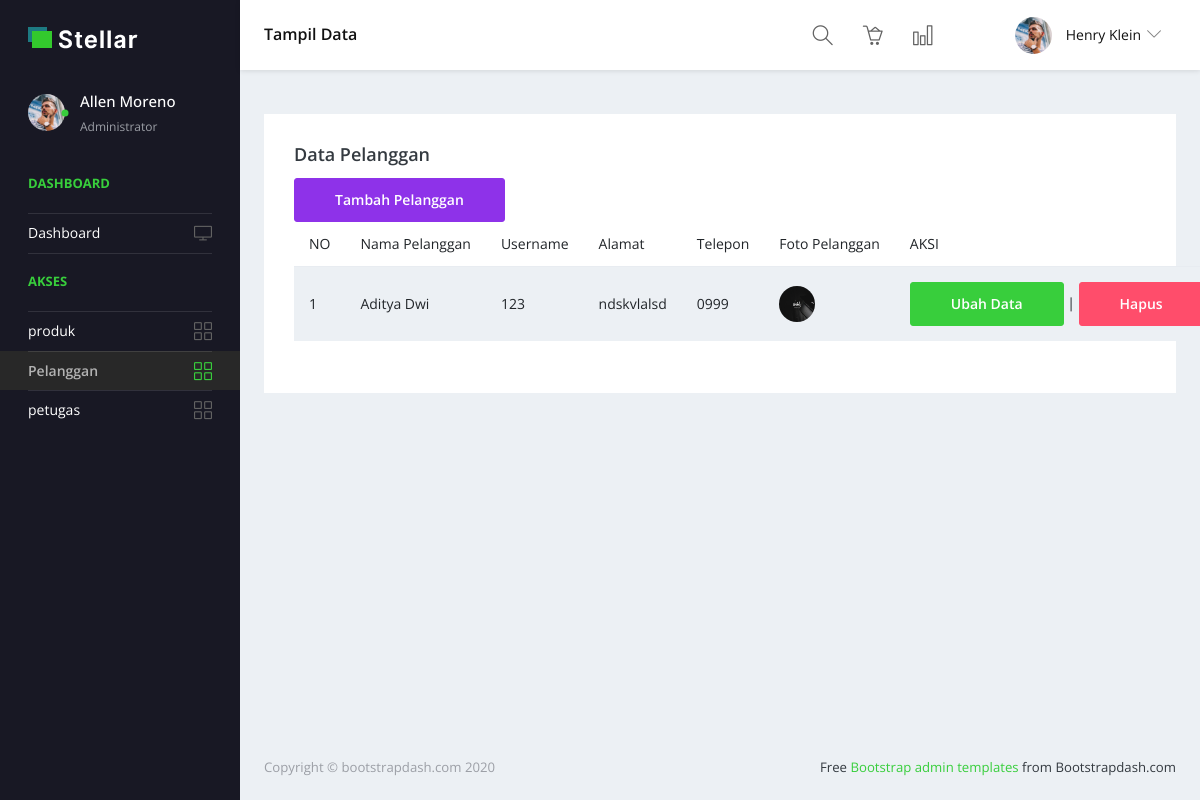
The app's page /petugas/pelanggan.php (signed in) with its own data.
### tables this page shows
CREATE TABLE `pelanggan` (
  `id_pelanggan` int(11) NOT NULL,
  `nama_pelanggan` varchar(100) NOT NULL,
  `username` varchar(25) NOT NULL,
  `password` varchar(255) NOT NULL,
  `alamat` text NOT NULL,
  `telp` varchar(50) NOT NULL,
  `foto_pelanggan` varchar(255) NOT NULL
);

### petugas/pelanggan.php (the view, shortened to what this page needs)
<?php
include "../header.php";
?>
<!DOCTYPE html>
<html lang="en">
<head>
  <link rel="stylesheet" href="../vendors/simple-line-icons/css/simple-line-icons.css">
  <link rel="stylesheet" href="../vendors/flag-icon-css/css/flag-icon.min.css">
  <link rel="stylesheet" href="../vendors/css/vendor.bundle.base.css">
  <link rel="stylesheet" href="../css/style.css">
</head>
<body>
  <div class="container-scroller">
    <nav class="navbar default-layout-navbar col-lg-12 col-12 p-0 fixed-top d-flex flex-row">
      <div class="navbar-brand-wrapper d-flex align-items-center">
        <a class="navbar-brand brand-logo" href="home.php">
          <img src="../images/logo.svg" alt="logo" class="logo-dark" />
        </a>
      </div>
      <div class="navbar-menu-wrapper d-flex align-items-center flex-grow-1">
        <h5 class="mb-0 font-weight-medium d-none d-lg-flex">Tampil Data</h5>
        <ul class="navbar-nav navbar-nav-right ml-auto">
          <form class="search-form d-none d-md-block" action="#">
            <i class="icon-magnifier"></i>
            <input type="search" class="form-control" placeholder="Search Here" title="Search here">
          </form>
          <li class="nav-item"><a href="#" class="nav-link"><i class="icon-basket-loaded"></i></a></li>
          <li class="nav-item"><a href="#" class="nav-link"><i class="icon-chart"></i></a></li>
          <li class="nav-item dropdown d-none d-xl-inline-flex user-dropdown">
            <a class="nav-link dropdown-toggle" id="UserDropdown" href="#" data-toggle="dropdown" aria-expanded="false">
              <img class="img-xs rounded-circle ml-2" src="../images/faces/face8.jpg" alt="Profile image"> <span class="font-weight-normal"> Henry Klein </span></a>
          </li>
        </ul>
      </div>
    </nav>
    <div class="container-fluid page-body-wrapper">
      <nav class="sidebar sidebar-offcanvas" id="sidebar">
        <ul class="nav">
          <li class="nav-item nav-profile">
            <a href="#" class="nav-link">
              <div class="profile-image">
                <img class="img-xs rounded-circle" src="../images/faces/face8.jpg" alt="profile image">
                <div class="dot-indicator bg-success"></div>
              </div>
              <div class="text-wrapper">
                <p class="profile-name">Allen Moreno</p>
                <p class="designation">Administrator</p>
              </div>
            </a>
          </li>
          <li class="nav-item nav-category">
            <span class="nav-link">Dashboard</span>
          </li>
          <li class="nav-item">
            <a class="nav-link" href="home.php">
              <span class="menu-title">Dashboard</span>
              <i class="icon-screen-desktop menu-icon"></i>
            </a>
          </li>
          <li class="nav-item nav-category"><span class="nav-link">Akses</span></li>
          <li class="nav-item">
            <a class="nav-link" href="produk.php">
              <span class="menu-title">produk</span>
              <i class="icon-grid menu-icon"></i>
            </a>
          </li>
          <li class="nav-item">
            <a class="nav-link" href="pelanggan.php">
              <span class="menu-title">Pelanggan</span>
              <i class="icon-grid menu-icon"></i>
            </a>
          </li>
          <li class="nav-item">
            <a class="nav-link" href="petugas.php">
              <span class="menu-title">petugas</span>
              <i class="icon-grid menu-icon"></i>
            </a>
          </li>
        </ul>
      </nav>
      <div class="main-panel">
        <div class="content-wrapper">
          <div class="row">
            <div class="col-lg-12 grid-margin stretch-card">
              <div class="card">
                <div class="card-body">
                  <h4 class="card-title">Data Pelanggan</h4>
                  <table class="table table-striped">
                    <thead>
                      <button type="button" class="btn btn-info" data-toggle="modal" data-target="#tambah_pelanggan">Tambah Pelanggan</button><br>
                      <tr>
                        <th> NO </th>
                        <th> Nama Pelanggan </th>
                        <th> Username </th>
                        <th> Alamat </th>
                        <th> Telepon </th>
                        <th> Foto Pelanggan </th>
                        <th> AKSI </th>
                      </tr>
                    </thead>
                    <tbody>
                      <?php
                      $qry = mysqli_query($conn, "SELECT * FROM `pelanggan`");
                      $no = 0;
                      while ($data = mysqli_fetch_array($qry)) {
                        $no++; ?>
                        <tr>
                          <td><?= $no ?></td>
                          <td><?= $data['nama_pelanggan'] ?></td>
                          <td><?= $data['username'] ?></td>
                          <td><?= $data['alamat'] ?></td>
                          <td><?= $data['telp'] ?></td>
                          <td><img src="../images/pelanggan/<?= $data['foto_pelanggan'] ?>" alt="$data['nama']?>" ></td>
                          <td><a href="u_pelanggan.php?id_pelanggan=<?= $data['id_pelanggan'] ?>" class="btn btn-success">Ubah Data</a> |
                          <a href="h_pelanggan.php?id_pelanggan=<?= $data['id_pelanggan'] ?>" onclick="return confirm('Apakah anda yakin menghapus data ini?')" class="btn btn-danger">Hapus</a></td>
                        </tr>
                      <?php
                      }
                      ?>
                    </tbody>
                  </table>
                  <br>
                </div>
              </div>
            </div>
          </div>
        </div>
        <footer class="footer">
          <div class="d-sm-flex justify-content-center justify-content-sm-between">
            <span class="text-muted d-block text-center text-sm-left d-sm-inline-block">Copyright © bootstrapdash.com 2020</span>
            <span class="float-none float-sm-right d-block mt-1 mt-sm-0 text-center"> Free <a href="https://www.bootstrapdash.com/bootstrap-admin-template/" target="_blank">Bootstrap admin templates</a> from Bootstrapdash.com</span>
          </div>
        </footer>
      </div>
    </div>
  </div>
</body>
</html>

### records on screen
pelanggan: nama_pelanggan "Aditya Dwi", username "123", alamat "ndskvlalsd", telp "0999", foto_pelanggan (picture)
